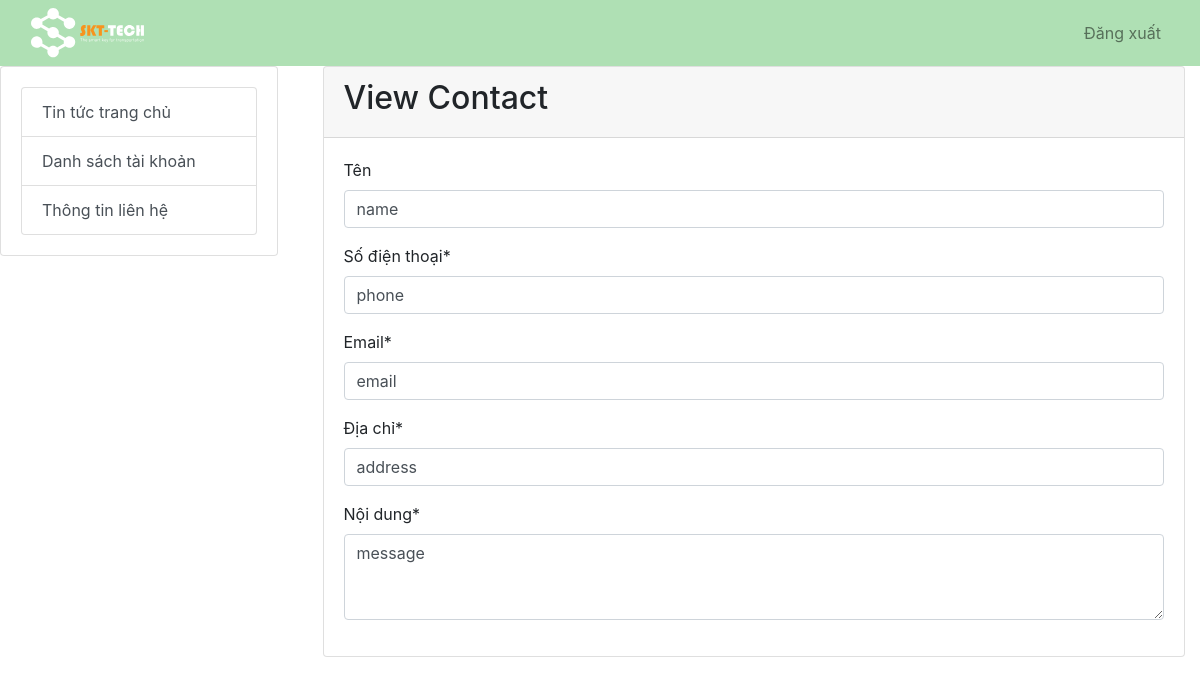
Page /admin/index.php?p=viewcontact&id=0 (signed in) on the committed database.
### tables this page shows
CREATE TABLE `contact` (
  `id` int(100) NOT NULL,
  `name` varchar(50) NOT NULL,
  `phone` varchar(50) NOT NULL,
  `email` varchar(50) NOT NULL,
  `address` varchar(200) NOT NULL,
  `message` varchar(200) NOT NULL
);

### admin/viewcontact.php (the view)
<?php
    $id = $_GET['id'];
    $sql = "SELECT * FROM contact where id = $id";
    $user = $conn->query($sql);
    $row = $user->fetch_assoc();
?>
<div class="container-fluid">
    <div class="card">
        <div class="card-header">
            <h2>View Contact</h2>
        </div>
        <div class="card-body">
            <form method="POST">
                <div class="form-row" >
                <div class="form-group col-md-12">
                    <label for="inputName">Tên</label>
                    <input name="username" type="text" class="form-control" placeholder="Tên của bạn" value="<?php echo $row['name']; ?>">
                </div>
                </div>
                <div class="form-row">
                    <div class="form-group col-md-12">
                        <label for="inputPhone">Số điện thoại*</label>
                        <input name="phone" type="text" class="form-control"  placeholder="Số điện thoại" value="<?php echo $row['phone']; ?>">
                    </div>
                </div>
                <div class="form-row" >
                    <div class="form-group col-md-12">
                    <label for="inputEmail4">Email*</label>
                    <input name="email" type="email" class="form-control" placeholder="Email" value="<?php echo $row['email']; ?>">
                    </div>
                </div>
                <div class="form-row">
                    <div class="form-group col-md-12">
                        <label for="inputPhone">Địa chỉ*</label>
                        <input name="address" type="text" class="form-control" placeholder="Địa chỉ" value="<?php echo $row['address']; ?>">
                    </div>
                </div>
                <div class="form-row">
                    <div class="form-group col-md-12">
                        <label for="inputPhone">Nội dung*</label>
                        <textarea name="body" class="form-control" rows="3" placeholder="nội dung"><?php echo $row['message']; ?></textarea>
                    </div>
                </div>
            </form>
        </div>
    </div>
</div>

### rows in the picture
contact: username "name", phone "phone", email "email", address "address", body "message"
